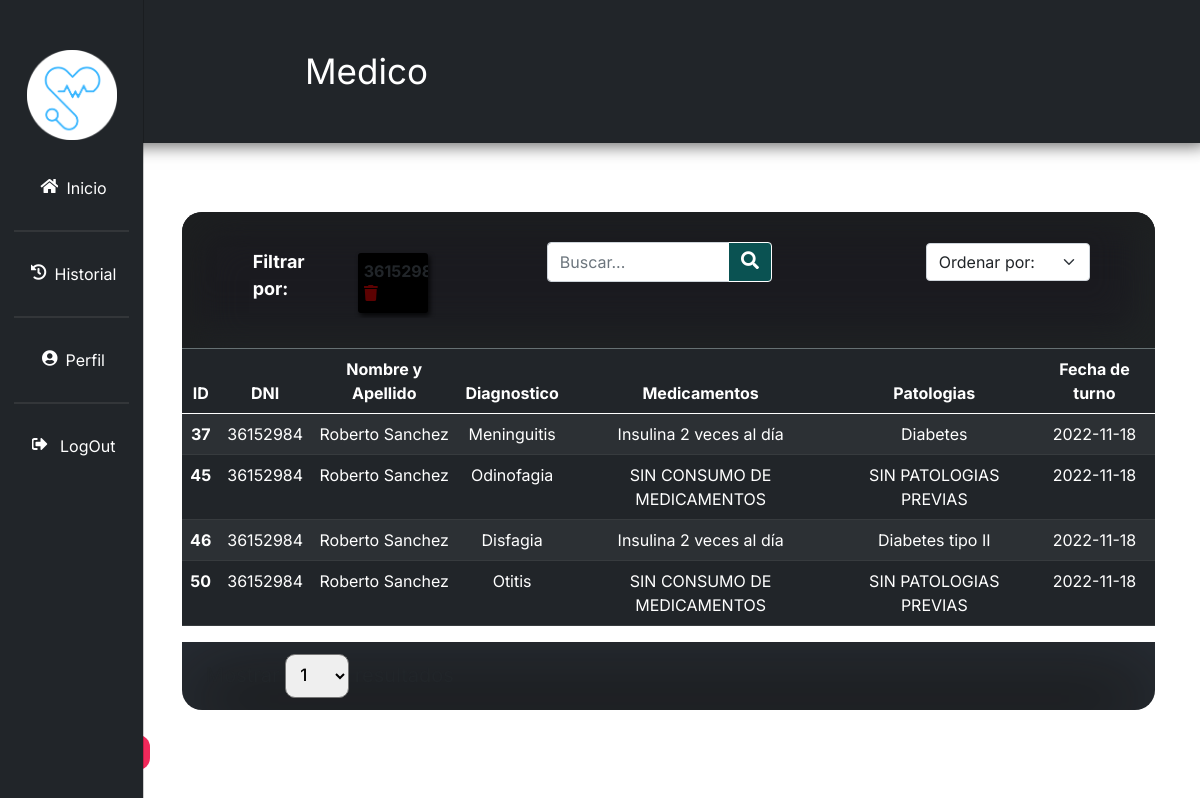
The page /Main/historial.php?seachbar_input=36152984 (signed in) on the database its author committed.
### tables this page shows
CREATE TABLE `turnos` (
  `id` int(10) unsigned NOT NULL AUTO_INCREMENT,
  `dni` varchar(10) NOT NULL,
  `title` varchar(20) NOT NULL,
  `surname` varchar(20) NOT NULL,
  `description` varchar(120) NOT NULL,
  `medicamentos` varchar(60) NOT NULL,
  `patologias` varchar(30) NOT NULL,
  `zona` varchar(15) NOT NULL,
  `fecha_turno` varchar(20) NOT NULL,
  `time` varchar(20) NOT NULL,
  `time_estimated` varchar(20) NOT NULL,
  `status` varchar(15) NOT NULL,
  `prioridad` int(11) NOT NULL,
  PRIMARY KEY (`id`)
);

### Main/historial.php (the view, shortened to what this page needs)
<!DOCTYPE html>
<html>
<?php
include 'conection.php';
?>
<head>
    <link href="https://cdn.jsdelivr.net/npm/bootstrap@5.0.2/dist/css/bootstrap.min.css" rel="stylesheet">
    <link rel="stylesheet" href="https://cdnjs.cloudflare.com/ajax/libs/font-awesome/5.13.0/css/all.min.css">
    <link href="http://fonts.cdnfonts.com/css/ds-digital" rel="stylesheet">
    <link href="http://fonts.cdnfonts.com/css/roboto" rel="stylesheet">
    <link rel="stylesheet" href="css/bootstrap.min.css" />
    <link rel="stylesheet" href="https://cdn.jsdelivr.net/npm/bootstrap-icons@1.4.1/font/bootstrap-icons.css" />
    <link rel="stylesheet" href="css/dataTables.bootstrap5.min.css" />
    <link rel="stylesheet" href="css/style.css" />
</head>
<body>
    <header class="bg-dark">
        <nav class="up_nav"><span style="margin-left:205px; color:white; font-size:35px"><?php echo  $_SESSION['show'] ?></span>
        </nav>
        <center>
        <div class="offcanvas offcanvas-start sidebar-nav bg-dark" tabindex="-1" id="sidebar">
            <div class="offcanvas-body p-0">
                <nav class="navbar-dark">
                    <div class="navbar-nav">
                        <li>
                            <div class="text-muted small fw-bold text-uppercase px-3">
                                <h2 class="logo">
                                    <a style="text-decoration: none; margin:0;" href="index.php">
                                        <center><img src="./img/logo.png" height="90px"></center>
                                    </a>
                                </h2>
                            </div>
                        </li>
                        <div class="sb1">
                            <a class="side-links nav-link active px-3" style="margin-top: 20px;" href="index.php">
                                <span class="me-2 side-links-text"><i class="fas fa-home"></i>Inicio</span>
                            </a>
                        </div>
                        <div class="sb2">
                            <center>
                                <hr color="gray">
                            </center>
                            <a class="side-links nav-link px-3" href="historial.php">
                                <span class="me-2 side-links-text"><i class="fas fa-history"></i>Historial</span>
                            </a>
                        </div>
                        <div class="sb4">
                            <center>
                                <hr color="gray" >
                            </center>
                            <a class="side-links nav-link px-3" href="profile.php">
                                <span class="me-2 side-links-text"><i class="fas fa-user-circle"></i>Perfil</span>
                            </a>
                        </div>
                        <div class="sb5">
                            <center>
                                <hr color="gray">
                            </center>
                            <a class="side-links nav-link px-3" href="close.php">
                                <span class="me-2 side-links-text"><i class="fas fa-sign-out-alt"></i> LogOut</span>
                            </a>
                        </div>
                    </div>
                </nav>
            </div>
        </div></center>
    </header>
    <div style="margin-left:11.4%;--bs-gutter-x:0;">
        <br>
        <div class="items-container display-flex row justify-content-center">
            <div class="col-11 row justify-content-center" style="margin: 25px auto;">
                <div class="header-tools row justify-content-center col-12" style="padding:30px 0 30px 0; margin-top:20px;">
                    <div class="col-4 d-flex justify-content-around row">
                        <div class="col-4">
                            <span class="fitrar_text">Filtrar por:</span>
                        </div>
                        <?php
                        if (!empty($_SESSION['condicion_sb'])) {
                            $array = explode(",", $_SESSION['condicion_sb']);
                            echo "<div class ='col-8 row'>";
                            for ($i = 1; $i < count($array); ++$i) {
                                echo '
                    <div class "etiqueta_filtro" style ="
                    max-width:40%;
                    background-color:black;
                    margin: 5px;
                    padding: 6px;
                    text-transform:uppercase;
                    font-weight: bold;
                    box-shadow: 2px 3px 5px 0px rgba(0,0,0,0.75);
                    -webkit-box-shadow: 2px 3px 5px 0px rgba(0,0,0,0.75);
                    -moz-box-shadow: 2px 3px 5px 0px rgba(0,0,0,0.75);
                    border-radius:3px;
                    ">
                        <span>' . $array[$i] . '</span>
                        <a href ="historial.php?label_ondelete=' . $i . '" style = " color: #5c0202;float:rigth;"><i class="fa fa-trash"></i></a>
                    </div>';
                            }
                            echo "</div>";
                        }
                        ?>
                    </div>
                    <div class="col-4 justify-content-start">
                        <div class="col-9">
                            <form class="d-flex input-group" id="searchbar" method="GET">
                                <input class="form-control" type="search" name="seachbar_input" placeholder="Buscar..." aria-label="Search">
                                <button class="btn btn-primary" type="submit">
                                    <i class="fas fa-search"></i>
                                </button>
                            </form>
                        </div>
                    </div>
                    <div class="d-flex justify-content-end col-3" id="select">
                        <form action="" class="col-9" id="ordenador" method="post">
                            <select class="form-select" name="select_ordenador" onchange="selectOptionSort()" aria-label="Default select example">
                                <option value="" selected disabled>Ordenar por:</option>
                            </select>
                        </form>
                    </div>
                </div>
                <table class="table table-hover table-striped table-dark">
                    <thead style="text-align:center">
                        <tr>
                            <th>ID</th>
                            <th>DNI </th>
                            <th>Nombre y Apellido</th>
                            <th>Diagnostico</th>
                            <th>Medicamentos</th>
                            <th>Patologias</th>
                            <th>Fecha de turno</th>
                        </tr>
                    </thead>
                    <tbody style="text-align:center">
                        <?php
                        if (!empty($_POST['select_ordenador'])) {
                            $seleccionador = $_POST['select_ordenador'];
                        } else {
                            $seleccionador = "id";
                        }
                        if (!empty($_SESSION['condicion_sb'])) {
                            $final_prompt = "";
                            $array = explode(",", $_SESSION['condicion_sb']);
                            foreach ($array as $key) {
                                $final_prompt .= " AND
                (dni LIKE '%" . $key . "%' OR patologias LIKE '%" . $key . "%' OR title LIKE '%" . $key . "%' OR medicamentos LIKE '%" . $key . "%' OR description LIKE '%" . $key . "%')";
                            }
                        } else {
                            $final_prompt = "";
                        }
                        if (!empty($_SESSION['n-entries'])) {
                            $limit = $_SESSION['n-entries'];
                        } else {
                            $limit = 10;
                        }
                        if (empty($page)) {
                            $start = 0;
                        } else {
                            $start = ($page - 1) * $limit;
                        }
                        $sql = "SELECT * FROM turnos WHERE status = 'ACCEPT' " . $final_prompt . "
        ORDER BY " . $seleccionador . "
        LIMIT " . $start . "," . $limit . "";
                        $resultado = mysqli_query($con, $sql);
                        while ($fila = mysqli_fetch_array($resultado)) {
                        ?>
                            <tr>
                                <th><?php print($fila['id']); ?></th>
                                <td><?php print($fila['dni']); ?></td>
                                <td><?php print($fila['title'] . ' ' . $fila['surname']); ?></td>
                                <td><?php print($fila['description']); ?></td>
                                <td><?php print($fila['medicamentos']); ?></td>
                                <td><?php print($fila['patologias']); ?></td>
                                <td><?php print($fila['fecha_turno']); ?></td>
                            </tr>
                        <?php
                        }
                        ?>
                    </tbody>
                </table>
                <div class="footer-tools">
                    <form class="list-items dark" id="maxResultados" action="" method="POST">
                        <select name="n-entries" id="n-entries" class="n-entries" onchange="selectMaxResultados()">
                            <option value="1">1</option>
                        </select>
                    </form>
                    <div class="pages">
                    </div>
                </div>
            </div>
        </div>
    </div>
                <div>
                <button class="button">
  <div class="icon">
  </div>
  <p>Share me</p>
</button>
                </div>
</body>
</html>

### Main/css/index.css (style rules this page uses)
* { padding: 0; margin: 0; box-sizing: border-box; overflow-x: hidden; }
body { font-family: 'Raleway', sans-serif; }
body { min-height: 100vh; background-color: #dbf1fa; overflow-x: hidden; color: #fff }
header { margin-top: 0px; position: flex; display: flex; background-color: #bfe0ec; color: rgb(107, 29, 29); top: 0; left: 0; width: 100%; height: 0%; padding: 45px 100px; justify-content: space-between; align-items: center; box-shadow: 2px -1px 16px 4px rgba(0, 0, 0, 0.59); -webkit-box-shadow: 2px -1px 16px 4px rgba(0, 0, 0, 0.59); -moz-box-shadow: 2px -1px 16px 4px rgba(0, 0, 0, 0.59); }
.me-2 { font-size: 20px; height: 40px; }
.logo { color: #fff; font-weight: 900; text-decoration: none; font-size: 1em; text-transform: uppercase; letter-spacing: 2px; }
.d-flex button { height: 40px; background-color: #0a5252; color: #fff; border-color: #fff; font-size: 18px; text-align: center; font-weight: 600; }
.btn-primary { overflow-y: hidden; }
.me-2 { justify-content: center; align-items: center; }
.side-links { width: 100%; display: flex; justify-content: center; align-items: center; margin: 6px; transition: 2s; }
.side-links-text { font-size: 30px; color: white; }
.side-links .fas { margin-right: 8px; padding-top: 2px; }

### Main/css/historial.css (style rules this page uses)
a,ul,li { text-decoration: none; padding: 0; margin: 0; }
:root { --dt-padding: 12px; --dt-padding-sm: 6px; --dt-padding-xsm: 2px; --dt-border-color: #ddd; --dt-border-color-02: #ccc; --dt-cell-color: #232323; --dt-hover-color: #206e70; --dt-sorted-color: rgba(0,0,0,0.1); --dt-bg-color: #eee; --dt-bg-active-button: #eee; --dt-text-color-button: #222; --dt-text-color-active-button: #000; }
.header-tools { border-bottom: solid 1px #667173; padding: var(--dt-padding); display: flex; align-items: baseline; background-color: #1b1b20; border-radius:20px 20px 0 0; box-shadow: inset 16px 16px 43px #1d1f20, inset -16px -16px 43px #212526; }
.fitrar_text { font-weight: bolder; font-size: 18px; color: white; }
p { color: white; }
.footer-tools { padding: var(--dt-padding); display: flex; align-items: baseline; background-color: #1a1b1c; margin-top: -1.2%; border-radius:0 0 20px 20px; box-shadow: 1px 23px 82px -3px rgba(92,112,145,0.22) inset; -webkit-box-shadow: 1px 23px 82px -3px rgba(92,112,145,0.22) inset; -moz-box-shadow: 1px 23px 82px -3px rgba(92,112,145,0.22) inset; }
#maxResultados { margin-left: 12px; }
.n-entries { padding: 10px; border-radius: 10px; font-size: 17px; font-weight: 500; }
.list-items { font-size: 20px; }
.button { font-family: inherit; font-weight: 400; background: #f2295b; color: white; padding: 0.35em 0; font-size: 17px; border: none; border-radius: 0.7em; letter-spacing: 0.08em; position: relative; display: flex; align-content: center; align-items: center; overflow: hidden; height: 2.1em; padding-left: 3em; padding-right: 0.7em; }
.button .icon { background: #fff; margin-right: 1em; height: 2.2em; width: 2.2em; border-radius: 0.5em; position: absolute; display: flex; align-items: center; justify-content: center; left: 0.3em; transition: all .7s; }

### Main/css/style.css (style rules this page uses)
body, button { font-family: "Inter", sans-serif; }
:root { --offcanvas-width: 200px; --topNavbarHeight: 0px; }
.sidebar-nav { width: 12%; background-color: #b8e9d0; }
@media (min-width: 992px) { body { overflow: auto !important; } }
@media (min-width: 992px) { .sidebar-nav { -webkit-transform: none; transform: none; visibility: visible !important; height: calc(100% - var(--topNavbarHeight)); top: var(--topNavbarHeight); } }
.navbar-nav li { overflow-y: hidden; }
.sidebar-nav { padding-top: 50px; }
.side-links-text { font-size: 16px; }
.offcanvas hr { width: 80%; border: 1px solid rgb(105, 105, 105); align-items: center; align-content: center; }

### rows shown on the page
turnos: id "37", dni "36152984", title "Roberto", surname "Sanchez", description "Meninguitis", medicamentos "Insulina 2 veces al día", patologias "Diabetes", fecha_turno "2022-11-18"
turnos: id "45", dni "36152984", title "Roberto", surname "Sanchez", description "Odinofagia", medicamentos "SIN CONSUMO DE MEDICAMENTOS", patologias "SIN PATOLOGIAS PREVIAS", fecha_turno "2022-11-18"
turnos: id "46", dni "36152984", title "Roberto", surname "Sanchez", description "Disfagia", medicamentos "Insulina 2 veces al día", patologias "Diabetes tipo II", fecha_turno "2022-11-18"
turnos: id "50", dni "36152984", title "Roberto", surname "Sanchez", description "Otitis", medicamentos "SIN CONSUMO DE MEDICAMENTOS", patologias "SIN PATOLOGIAS PREVIAS", fecha_turno "2022-11-18"

### other values the page prints
$_SESSION['show'] "Medico"
